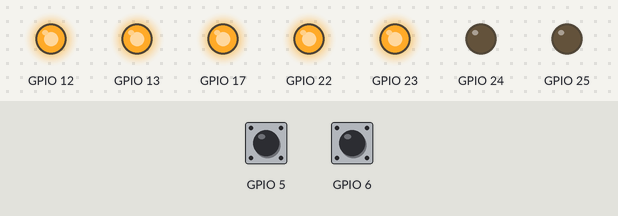
This program was run on a simulated Raspberry Pi (BCM pin numbers). Shown: output pins drawn as LEDs (lit = HIGH). The inputs (shaded band) are chosen by the test bench; at power-on: GPIO 5 HIGH, GPIO 6 HIGH. The clock reads 2024-03-15 10:24:30 at power-on unless the program sets it; what the program prints to the terminal is not drawn.

Above: at 0.1 s.
Timing chart, 0 to 1.6 s (numbered marks = the images above):
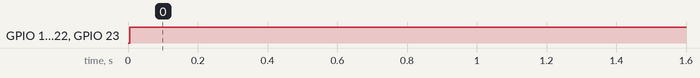

Measured:
- by itself, GPIO 12, GPIO 13, GPIO 17: LOW → HIGH at 0.01 s
- by itself, GPIO 22, GPIO 23: LOW → HIGH at 0.00 s

The program:

R404_pump_vacumm_test_watertight_enclosure_8_.py
```python
from __future__ import print_function
import RPi.GPIO as IO
import time
from dual_g2_hpmd_rpi import motors, MAX_SPEED
class DriverFault(Exception):
    def __init__(self, driver_num):
        self.driver_num = driver_num

def raiseIfFault():
    if motors.motor1.getFault():
        raise DriverFault(1)
    if motors.motor2.getFault():
        raise DriverFault(2)

def change_motor_speed(motor, speed):
    #must take two arrays, both should be of size 2
    #first array contains either 0 or 1, to indicate if the motor speed should be changed
    #second array is a number from -100 to +100, which indicates direction and %speed
    print(speed)
    if (len(motor)!= 2 or len(speed) != 2):
        print("This function must take two arrays, both should be of size 2")
        print("first array contains either 0 or 1, to indicate if the motor speed should be changed")
        print("second array is a number from -100 to +100, which indicates direction and %speed")
        return
    if (motor[0]):
        motors.motor1.setSpeed(speed[0]*0.01*MAX_SPEED)
        raiseIfFault()
    if (motor[1]):
        motors.motor2.setSpeed(speed[1]*0.01*MAX_SPEED)
        raiseIfFault()

def Reverse(reverse):
    IO.setmode(IO.BCM)
    IO.setup(17,IO.OUT)
    if reverse:
        IO.output(17,IO.LOW)
    else:
        IO.output(17,IO.HIGH)
    return

def alt_main():
    motors.enable()
    try:
        print("starting program")
        for i in range(7):
            print("Now starting iteration", i+1)
            Reverse(False) #Go in not-reverse
            change_motor_speed([1,1],[100,100])#starting pump and valve
            time.sleep(240) #6 minutes on
            print("Pausing to cool down")
            change_motor_speed([0,1],[0,0]) #closing valve
            time.sleep(4)
            change_motor_speed([1,0],[0,0]) #stopping pump
            time.sleep(300) #5 min rest

        raiseIfFault()
    except DriverFault as e:
        print("Driver %s fault!" % e.driver_num)
    #finally:
    #    print("we did sumsum")
        # Stop the motors, even if there is an exception
        # or the user presses Ctrl+C to kill the process.
    #    motors.forceStop()
    #waiting


    #setting speed = 0%
    try:
        change_motor_speed([1,1],[0,0]) #stopp motor og lukk ventil
        raiseIfFault()


    except DriverFault as e:
        print("Driver %s fault!" % e.driver_num)


    motors.disable()


def main(enable_motors):
    IO.cleanup()
    print("hello world")
    if enable_motors:
        try:
            start=time.time()
            alt_main()
        finally:
            motors.forceStop()
            print(time.time()-start)
        return
    IO.setmode(IO.BCM) #setting up IE
    IO.setup(18,IO.OUT) # IE
    pwm = IO.PWM(18, 50000) #pin 18, aka pin 12 IE
    pwm.start(0)#starting the PWM with 0 power IE
    print("starting in 10s")
    time.sleep(10)
    print("starting pump")
    pwm.ChangeDutyCycle(99) # Fredrik sett tallet her mellom 0 og 100
    time.sleep(60) #kjore i 300 s før den skrur sae av
    pwm.ChangeDutyCycle(0)
    pwm.stop() #IE
    IO.cleanup()


    return

if __name__ == main:
    main()
main(1)
```

dual_g2_hpmd_rpi.py
```python
import pigpio

_pi = pigpio.pi()
if not _pi.connected:
    raise IOError("Can't connect to pigpio")

# Motor speeds for this library are specified as numbers between -MAX_SPEED and
# MAX_SPEED, inclusive.
# This has a value of 480 for historical reasons/to maintain compatibility with
# older libraries for other Pololu boards (which used WiringPi to set up the
# hardware PWM directly).
_max_speed = 480
MAX_SPEED = _max_speed

_pin_M1FLT = 5
_pin_M2FLT = 6
_pin_M1PWM = 12
_pin_M2PWM = 13
_pin_M1EN = 22
_pin_M2EN = 23
_pin_M1DIR = 24
_pin_M2DIR = 25

class Motor(object):
    MAX_SPEED = _max_speed

    def __init__(self, pwm_pin, dir_pin, en_pin, flt_pin):
        self.pwm_pin = pwm_pin
        self.dir_pin = dir_pin
        self.en_pin = en_pin
        self.flt_pin = flt_pin

        _pi.set_pull_up_down(flt_pin, pigpio.PUD_UP) # make sure FLT is pulled up
        _pi.write(en_pin, 1) # enable driver by default

    def setSpeed(self, speed):
        if speed < 0:
            speed = -speed
            dir_value = 1
        else:
            dir_value = 0

        if speed > MAX_SPEED:
            speed = MAX_SPEED

        _pi.write(self.dir_pin, dir_value)
        _pi.hardware_PWM(self.pwm_pin, 20000, int(speed * 6250 / 3));
          # 20 kHz PWM, duty cycle in range 0-1000000 as expected by pigpio

    def enable(self):
        _pi.write(self.en_pin, 1)

    def disable(self):
        _pi.write(self.en_pin, 0)

    def getFault(self):
        return not _pi.read(self.flt_pin)

class Motors(object):
    MAX_SPEED = _max_speed

    def __init__(self):
        self.motor1 = Motor(_pin_M1PWM, _pin_M1DIR, _pin_M1EN, _pin_M1FLT)
        self.motor2 = Motor(_pin_M2PWM, _pin_M2DIR, _pin_M2EN, _pin_M2FLT)

    def setSpeeds(self, m1_speed, m2_speed):
        self.motor1.setSpeed(m1_speed)
        self.motor2.setSpeed(m2_speed)

    def enable(self):
        self.motor1.enable()
        self.motor2.enable()

    def disable(self):
        self.motor1.disable()
        self.motor2.disable()

    def getFaults(self):
        return self.motor1.getFault() or self.motor2.getFault()

    def forceStop(self):
        # reinitialize the pigpio interface in case we interrupted another command
        # (so this method works reliably when called from an exception handler)
        global _pi
        _pi.stop()
        _pi = pigpio.pi()
        self.setSpeeds(0, 0)

motors = Motors()
```
